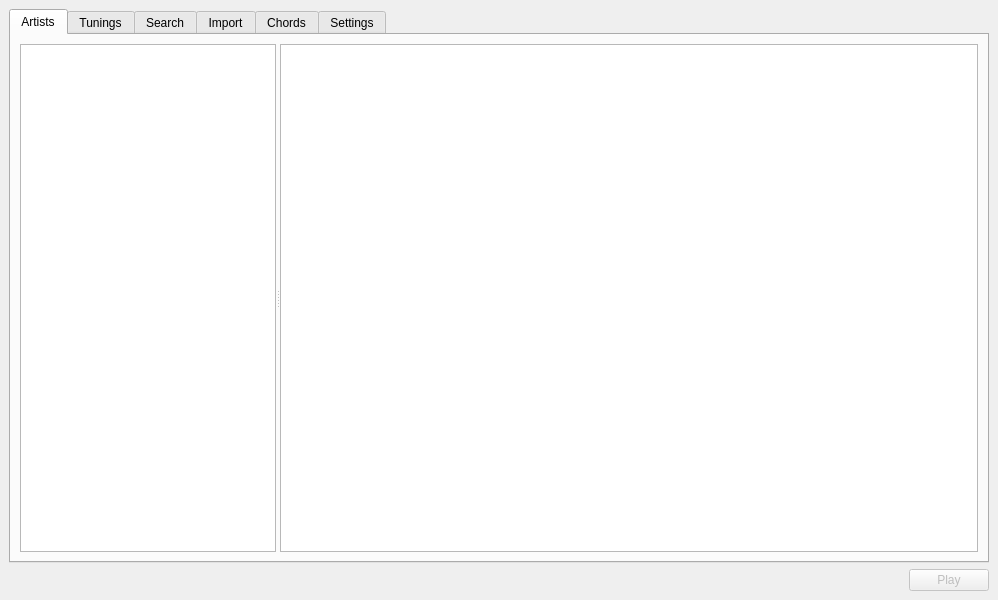
<?xml version="1.0" encoding="UTF-8"?>
<ui version="4.0">
 <class>MainWindow</class>
 <widget class="QMainWindow" name="MainWindow">
  <property name="geometry">
   <rect>
    <x>0</x>
    <y>0</y>
    <width>998</width>
    <height>600</height>
   </rect>
  </property>
  <property name="windowTitle">
   <string>Chord Explorer</string>
  </property>
  <widget class="QWidget" name="centralwidget">
   <layout class="QVBoxLayout" name="verticalLayout">
    <item>
     <widget class="QTabWidget" name="tabWidget">
      <property name="sizePolicy">
       <sizepolicy hsizetype="Expanding" vsizetype="Expanding">
        <horstretch>0</horstretch>
        <verstretch>0</verstretch>
       </sizepolicy>
      </property>
      <property name="tabShape">
       <enum>QTabWidget::Rounded</enum>
      </property>
      <property name="currentIndex">
       <number>0</number>
      </property>
      <widget class="QWidget" name="tab_artists">
       <attribute name="title">
        <string>Artists</string>
       </attribute>
       <layout class="QVBoxLayout" name="verticalLayout_2">
        <item>
         <widget class="QSplitter" name="splitterArtists">
          <property name="orientation">
           <enum>Qt::Horizontal</enum>
          </property>
          <widget class="QTreeView" name="treeArtists">
           <property name="sizePolicy">
            <sizepolicy hsizetype="Expanding" vsizetype="Expanding">
             <horstretch>0</horstretch>
             <verstretch>0</verstretch>
            </sizepolicy>
           </property>
           <property name="editTriggers">
            <set>QAbstractItemView::NoEditTriggers</set>
           </property>
           <attribute name="headerVisible">
            <bool>false</bool>
           </attribute>
          </widget>
          <widget class="QTextBrowser" name="viewerArtists">
           <property name="sizePolicy">
            <sizepolicy hsizetype="Expanding" vsizetype="Expanding">
             <horstretch>1</horstretch>
             <verstretch>0</verstretch>
            </sizepolicy>
           </property>
           <property name="font">
            <font>
             <family>Courier New</family>
            </font>
           </property>
          </widget>
         </widget>
        </item>
       </layout>
      </widget>
      <widget class="QWidget" name="tab_tunings">
       <attribute name="title">
        <string>Tunings</string>
       </attribute>
       <layout class="QVBoxLayout" name="verticalLayout_3">
        <item>
         <widget class="QSplitter" name="splitterTunings">
          <property name="orientation">
           <enum>Qt::Horizontal</enum>
          </property>
          <widget class="QTreeView" name="treeTunings">
           <property name="editTriggers">
            <set>QAbstractItemView::NoEditTriggers</set>
           </property>
           <attribute name="headerVisible">
            <bool>false</bool>
           </attribute>
          </widget>
          <widget class="QTextBrowser" name="viewerTunings">
           <property name="sizePolicy">
            <sizepolicy hsizetype="Expanding" vsizetype="Expanding">
             <horstretch>1</horstretch>
             <verstretch>0</verstretch>
            </sizepolicy>
           </property>
           <property name="font">
            <font>
             <family>Courier New</family>
            </font>
           </property>
          </widget>
         </widget>
        </item>
       </layout>
      </widget>
      <widget class="QWidget" name="tab_search">
       <attribute name="title">
        <string>Search</string>
       </attribute>
       <layout class="QVBoxLayout" name="verticalLayout_5">
        <item>
         <layout class="QVBoxLayout" name="verticalLayout_7">
          <item>
           <layout class="QHBoxLayout" name="horizontalLayout_5">
            <item>
             <widget class="QLineEdit" name="lineEdit"/>
            </item>
            <item>
             <widget class="QCheckBox" name="checkLyrics">
              <property name="text">
               <string>Lyrics</string>
              </property>
             </widget>
            </item>
           </layout>
          </item>
          <item>
           <widget class="QSplitter" name="splitterSearch">
            <property name="sizePolicy">
             <sizepolicy hsizetype="Expanding" vsizetype="MinimumExpanding">
              <horstretch>0</horstretch>
              <verstretch>0</verstretch>
             </sizepolicy>
            </property>
            <property name="font">
             <font>
              <family>Courier New</family>
             </font>
            </property>
            <property name="orientation">
             <enum>Qt::Horizontal</enum>
            </property>
            <widget class="QTreeView" name="treeSearch">
             <property name="editTriggers">
              <set>QAbstractItemView::NoEditTriggers</set>
             </property>
             <attribute name="headerVisible">
              <bool>false</bool>
             </attribute>
            </widget>
            <widget class="QTextBrowser" name="viewerSearch">
             <property name="sizePolicy">
              <sizepolicy hsizetype="Expanding" vsizetype="Expanding">
               <horstretch>1</horstretch>
               <verstretch>0</verstretch>
              </sizepolicy>
             </property>
            </widget>
           </widget>
          </item>
         </layout>
        </item>
       </layout>
      </widget>
      <widget class="QWidget" name="tab_import">
       <attribute name="title">
        <string>Import</string>
       </attribute>
       <layout class="QVBoxLayout" name="verticalLayout_6">
        <item>
         <layout class="QVBoxLayout" name="verticalLayout_4">
          <item>
           <widget class="QLineEdit" name="importEdit"/>
          </item>
          <item>
           <widget class="QSplitter" name="splitter">
            <property name="font">
             <font>
              <family>Courier New</family>
             </font>
            </property>
            <property name="orientation">
             <enum>Qt::Horizontal</enum>
            </property>
            <widget class="QTreeView" name="treeImport">
             <property name="headerHidden">
              <bool>true</bool>
             </property>
            </widget>
            <widget class="QTextBrowser" name="viewerImport">
             <property name="sizePolicy">
              <sizepolicy hsizetype="Expanding" vsizetype="Expanding">
               <horstretch>1</horstretch>
               <verstretch>0</verstretch>
              </sizepolicy>
             </property>
            </widget>
           </widget>
          </item>
         </layout>
        </item>
       </layout>
      </widget>
      <widget class="QWidget" name="tab">
       <attribute name="title">
        <string>Chords</string>
       </attribute>
       <widget class="QComboBox" name="tuningCombo">
        <property name="geometry">
         <rect>
          <x>160</x>
          <y>20</y>
          <width>181</width>
          <height>21</height>
         </rect>
        </property>
       </widget>
       <widget class="QLineEdit" name="chordName">
        <property name="geometry">
         <rect>
          <x>160</x>
          <y>50</y>
          <width>181</width>
          <height>21</height>
         </rect>
        </property>
       </widget>
       <widget class="QTextEdit" name="chordResult1">
        <property name="geometry">
         <rect>
          <x>160</x>
          <y>120</y>
          <width>181</width>
          <height>351</height>
         </rect>
        </property>
       </widget>
       <widget class="QPushButton" name="chordFind">
        <property name="geometry">
         <rect>
          <x>160</x>
          <y>80</y>
          <width>99</width>
          <height>27</height>
         </rect>
        </property>
        <property name="text">
         <string>Find</string>
        </property>
       </widget>
       <widget class="QLabel" name="tuningLabel">
        <property name="geometry">
         <rect>
          <x>20</x>
          <y>20</y>
          <width>68</width>
          <height>17</height>
         </rect>
        </property>
        <property name="text">
         <string>Tuning</string>
        </property>
       </widget>
       <widget class="QLabel" name="chordNameLabel">
        <property name="geometry">
         <rect>
          <x>20</x>
          <y>50</y>
          <width>101</width>
          <height>17</height>
         </rect>
        </property>
        <property name="text">
         <string>Chord name</string>
        </property>
       </widget>
      </widget>
      <widget class="QWidget" name="tab_settings">
       <attribute name="title">
        <string>Settings</string>
       </attribute>
       <widget class="QComboBox" name="colourComment">
        <property name="geometry">
         <rect>
          <x>160</x>
          <y>20</y>
          <width>181</width>
          <height>21</height>
         </rect>
        </property>
        <item>
         <property name="text">
          <string>Gray</string>
         </property>
        </item>
        <item>
         <property name="text">
          <string>Blue</string>
         </property>
        </item>
        <item>
         <property name="text">
          <string>Red</string>
         </property>
        </item>
        <item>
         <property name="text">
          <string>Green</string>
         </property>
        </item>
        <item>
         <property name="text">
          <string>Black</string>
         </property>
        </item>
       </widget>
       <widget class="QLabel" name="label">
        <property name="geometry">
         <rect>
          <x>20</x>
          <y>20</y>
          <width>121</width>
          <height>17</height>
         </rect>
        </property>
        <property name="text">
         <string>Comment colour</string>
        </property>
       </widget>
       <widget class="QLabel" name="label_2">
        <property name="geometry">
         <rect>
          <x>20</x>
          <y>50</y>
          <width>101</width>
          <height>17</height>
         </rect>
        </property>
        <property name="text">
         <string>Chord colour</string>
        </property>
       </widget>
       <widget class="QComboBox" name="colourChord">
        <property name="geometry">
         <rect>
          <x>160</x>
          <y>50</y>
          <width>181</width>
          <height>21</height>
         </rect>
        </property>
        <item>
         <property name="text">
          <string>Red</string>
         </property>
        </item>
        <item>
         <property name="text">
          <string>Blue</string>
         </property>
        </item>
        <item>
         <property name="text">
          <string>Gray</string>
         </property>
        </item>
        <item>
         <property name="text">
          <string>Green</string>
         </property>
        </item>
        <item>
         <property name="text">
          <string>Black</string>
         </property>
        </item>
       </widget>
      </widget>
     </widget>
    </item>
    <item>
     <layout class="QHBoxLayout" name="horizontalLayout">
      <item>
       <spacer name="horizontalSpacer">
        <property name="orientation">
         <enum>Qt::Horizontal</enum>
        </property>
        <property name="sizeHint" stdset="0">
         <size>
          <width>40</width>
          <height>20</height>
         </size>
        </property>
       </spacer>
      </item>
      <item>
       <widget class="QPushButton" name="playButton">
        <property name="enabled">
         <bool>false</bool>
        </property>
        <property name="text">
         <string>Play</string>
        </property>
       </widget>
      </item>
     </layout>
    </item>
   </layout>
  </widget>
  <widget class="QMenuBar" name="menuBar">
   <property name="geometry">
    <rect>
     <x>0</x>
     <y>0</y>
     <width>998</width>
     <height>25</height>
    </rect>
   </property>
  </widget>
 </widget>
 <resources/>
 <connections>
  <connection>
   <sender>treeArtists</sender>
   <signal>clicked(QModelIndex)</signal>
   <receiver>MainWindow</receiver>
   <slot>treeIndexClicked(QModelIndex)</slot>
   <hints>
    <hint type="sourcelabel">
     <x>208</x>
     <y>326</y>
    </hint>
    <hint type="destinationlabel">
     <x>399</x>
     <y>299</y>
    </hint>
   </hints>
  </connection>
  <connection>
   <sender>treeTunings</sender>
   <signal>clicked(QModelIndex)</signal>
   <receiver>MainWindow</receiver>
   <slot>treeIndexClicked(QModelIndex)</slot>
   <hints>
    <hint type="sourcelabel">
     <x>208</x>
     <y>326</y>
    </hint>
    <hint type="destinationlabel">
     <x>399</x>
     <y>299</y>
    </hint>
   </hints>
  </connection>
  <connection>
   <sender>treeSearch</sender>
   <signal>clicked(QModelIndex)</signal>
   <receiver>MainWindow</receiver>
   <slot>treeIndexClicked(QModelIndex)</slot>
   <hints>
    <hint type="sourcelabel">
     <x>170</x>
     <y>343</y>
    </hint>
    <hint type="destinationlabel">
     <x>498</x>
     <y>299</y>
    </hint>
   </hints>
  </connection>
  <connection>
   <sender>treeImport</sender>
   <signal>clicked(QModelIndex)</signal>
   <receiver>MainWindow</receiver>
   <slot>treeIndexClicked(QModelIndex)</slot>
   <hints>
    <hint type="sourcelabel">
     <x>258</x>
     <y>343</y>
    </hint>
    <hint type="destinationlabel">
     <x>498</x>
     <y>299</y>
    </hint>
   </hints>
  </connection>
  <connection>
   <sender>viewerArtists</sender>
   <signal>anchorClicked(QUrl)</signal>
   <receiver>MainWindow</receiver>
   <slot>viewerLinkClicked(QUrl)</slot>
   <hints>
    <hint type="sourcelabel">
     <x>627</x>
     <y>326</y>
    </hint>
    <hint type="destinationlabel">
     <x>498</x>
     <y>299</y>
    </hint>
   </hints>
  </connection>
  <connection>
   <sender>viewerImport</sender>
   <signal>anchorClicked(QUrl)</signal>
   <receiver>MainWindow</receiver>
   <slot>viewerLinkClicked(QUrl)</slot>
   <hints>
    <hint type="sourcelabel">
     <x>69</x>
     <y>88</y>
    </hint>
    <hint type="destinationlabel">
     <x>498</x>
     <y>299</y>
    </hint>
   </hints>
  </connection>
  <connection>
   <sender>viewerSearch</sender>
   <signal>anchorClicked(QUrl)</signal>
   <receiver>MainWindow</receiver>
   <slot>viewerLinkClicked(QUrl)</slot>
   <hints>
    <hint type="sourcelabel">
     <x>69</x>
     <y>97</y>
    </hint>
    <hint type="destinationlabel">
     <x>498</x>
     <y>299</y>
    </hint>
   </hints>
  </connection>
  <connection>
   <sender>viewerTunings</sender>
   <signal>anchorClicked(QUrl)</signal>
   <receiver>MainWindow</receiver>
   <slot>viewerLinkClicked(QUrl)</slot>
   <hints>
    <hint type="sourcelabel">
     <x>369</x>
     <y>88</y>
    </hint>
    <hint type="destinationlabel">
     <x>498</x>
     <y>299</y>
    </hint>
   </hints>
  </connection>
  <connection>
   <sender>playButton</sender>
   <signal>clicked()</signal>
   <receiver>MainWindow</receiver>
   <slot>playButtonClicked()</slot>
   <hints>
    <hint type="sourcelabel">
     <x>945</x>
     <y>576</y>
    </hint>
    <hint type="destinationlabel">
     <x>498</x>
     <y>299</y>
    </hint>
   </hints>
  </connection>
  <connection>
   <sender>tabWidget</sender>
   <signal>currentChanged(int)</signal>
   <receiver>MainWindow</receiver>
   <slot>tabChanged(int)</slot>
   <hints>
    <hint type="sourcelabel">
     <x>498</x>
     <y>294</y>
    </hint>
    <hint type="destinationlabel">
     <x>498</x>
     <y>299</y>
    </hint>
   </hints>
  </connection>
  <connection>
   <sender>colourChord</sender>
   <signal>currentIndexChanged(int)</signal>
   <receiver>MainWindow</receiver>
   <slot>settingsChanged()</slot>
   <hints>
    <hint type="sourcelabel">
     <x>261</x>
     <y>125</y>
    </hint>
    <hint type="destinationlabel">
     <x>498</x>
     <y>299</y>
    </hint>
   </hints>
  </connection>
  <connection>
   <sender>colourComment</sender>
   <signal>currentIndexChanged(int)</signal>
   <receiver>MainWindow</receiver>
   <slot>settingsChanged()</slot>
   <hints>
    <hint type="sourcelabel">
     <x>261</x>
     <y>95</y>
    </hint>
    <hint type="destinationlabel">
     <x>498</x>
     <y>299</y>
    </hint>
   </hints>
  </connection>
  <connection>
   <sender>checkLyrics</sender>
   <signal>clicked(bool)</signal>
   <receiver>MainWindow</receiver>
   <slot>searchLyricsChanged(bool)</slot>
   <hints>
    <hint type="sourcelabel">
     <x>940</x>
     <y>88</y>
    </hint>
    <hint type="destinationlabel">
     <x>498</x>
     <y>299</y>
    </hint>
   </hints>
  </connection>
  <connection>
   <sender>chordFind</sender>
   <signal>clicked()</signal>
   <receiver>MainWindow</receiver>
   <slot>lookupChord()</slot>
   <hints>
    <hint type="sourcelabel">
     <x>220</x>
     <y>158</y>
    </hint>
    <hint type="destinationlabel">
     <x>498</x>
     <y>299</y>
    </hint>
   </hints>
  </connection>
  <connection>
   <sender>chordName</sender>
   <signal>returnPressed()</signal>
   <receiver>MainWindow</receiver>
   <slot>lookupChord()</slot>
   <hints>
    <hint type="sourcelabel">
     <x>261</x>
     <y>125</y>
    </hint>
    <hint type="destinationlabel">
     <x>498</x>
     <y>299</y>
    </hint>
   </hints>
  </connection>
 </connections>
 <slots>
  <slot>viewerLinkClicked(QUrl)</slot>
  <slot>treeIndexClicked(QModelIndex)</slot>
  <slot>playButtonClicked()</slot>
  <slot>tabChanged(int)</slot>
  <slot>settingsChanged()</slot>
  <slot>searchLyricsChanged(bool)</slot>
  <slot>lookupChord()</slot>
 </slots>
</ui>
